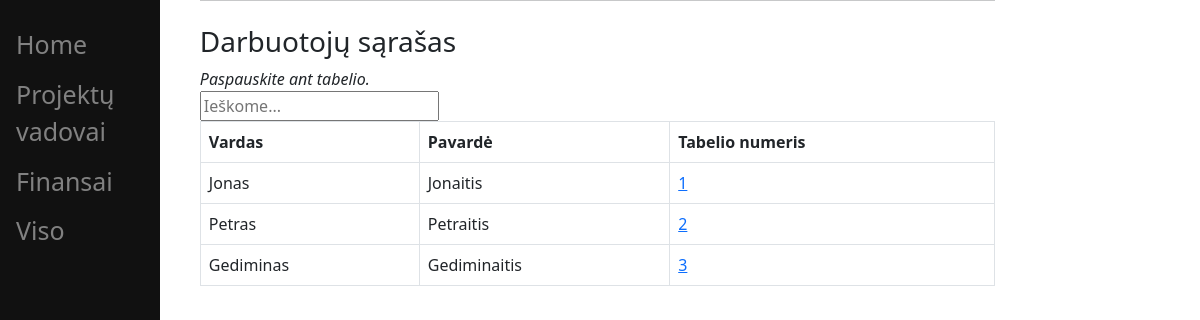
Screenshot of /staff/employees/ with the database file from the repository.
### staff/models.py (models this page shows, shortened)
class Employee(models.Model):
    tabelis = models.IntegerField(default=0)
    name = models.CharField(max_length=120, default='')
    surname = models.CharField(max_length=200, default='')
    kategorija = models.CharField(max_length=100, default='K01')
    class Meta:
        ordering = ['tabelis']
        verbose_name_plural = "Darbuotojai"

### staff/views.py (the view, shortened to what this page needs)
# urls.py: path('employees/', EmployeesList.as_view(), name='employee_list'),
class EmployeesList(ListView):
    model = Employee
    template_name = 'staff/employees.html'
    context_object_name = 'employees'
    paginate_by = 10
    def get_queryset(self):
        query = self.request.GET.get('q')
        if query:
            query = self.request.GET.get('q')
            object_list = Employee.objects.filter(
                Q(name__icontains=query) | Q(
                    surname__icontains=query) | Q(tabelis__icontains=query)
            )
            return object_list
        else:
            return Employee.objects.all()

### staff/templates/staff/employees.html
{% extends 'staff/base.html' %}
{% block content %}
    <h3>Darbuotojų sąrašas</h3>
    <p1><i> Paspauskite ant tabelio.</i></p1>
    <form action="{% url 'staff:employee_list' %}" method="get">
        <input name="q" type="text" placeholder="Ieškome...">
    </form>
    <table class="table table-bordered table-hover">
        <thead>
            <tr>
                <th>Vardas</th>
                <th>Pavardė</th>
                <th>Tabelio numeris</th>
            </tr>
        </thead>
        <tbody>
            {% for employee in employees %}
                <tr>
                    <td>{{ employee.name }}</td>
                    <td>{{ employee.surname }}</td>
                    <td>
                       <a href="{% url 'staff:employee_detail' pk=employee.id %}"  > {{ employee.tabelis}} </a>
                    </td>
                </tr>
            {% endfor %}
        </tbody>
    </table>
{% endblock  %}

### rows the page displays
Employee: name "Jonas", surname "Jonaitis", tabelis "1"
Employee: name "Petras", surname "Petraitis", tabelis "2"
Employee: name "Gediminas", surname "Gediminaitis", tabelis "3"
